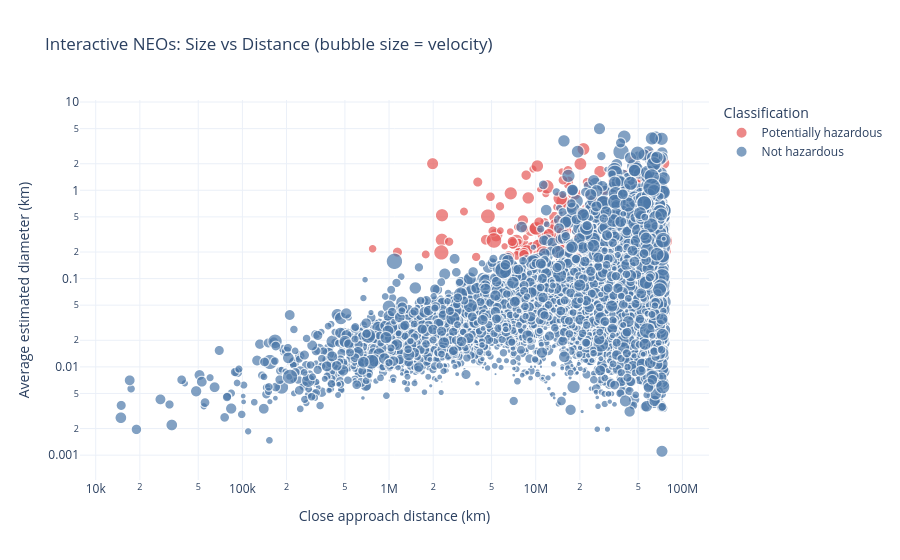

Notebook source saved alongside this figure:
### Markdown cell above
#### Diagram 3: Interactive Plotly scatter
This interactive chart lets you hover over each NEO to inspect details (name, date, velocity, size, and distance) and explore the same relationship in more depth.

### Code cell
import plotly.express as px

fig = px.scatter(
    viz_df,
    x="miss_distance_km",
    y="diameter_avg_km",
    color="hazard_label",
    size="relative_velocity_kmh",
    hover_name="name",
    hover_data={
        "date": True,
        "relative_velocity_kmh": ":.0f",
        "miss_distance_km": ":.0f",
        "diameter_avg_km": ":.4f",
        "hazard_label": False
    },
    color_discrete_map={
        "Not hazardous": "#4C78A8",
        "Potentially hazardous": "#E45756"
    },
    title="Interactive NEOs: Size vs Distance (bubble size = velocity)",
    labels={
        "miss_distance_km": "Close approach distance (km)",
        "diameter_avg_km": "Average estimated diameter (km)",
        "relative_velocity_kmh": "Relative velocity (km/h)",
        "hazard_label": "Classification"
    }
)
fig.update_xaxes(type="log")
fig.update_yaxes(type="log")
fig.update_layout(legend_title_text="Classification", template="plotly_white")
fig.show()

print("This interactive plot supports deeper exploration by showing detailed NEO information on hover.")

### Figure 1 — Plotly figure (JSON) as saved in the notebook; plotly's stock layout.template omitted (floating-point values rounded to 4 significant figures; data arrays with more than 128 entries replaced by an {"elided": "..."} marker saying what was removed)
{"data": [{"customdata": {"elided": "460x3 mixed values"}, "hovertemplate": "<b>%{hovertext}</b><br><br>Close approach distance (km)=%{x:.0f}<br>Average estimated diameter (km)=%{y:.4f}<br>Relative velocity (km/h)=%{customdata[1]:.0f}<br>date=%{customdata[0]}<extra></extra>", "hovertext": {"elided": "460 str values"}, "legendgroup": "Potentially hazardous", "marker": {"color": "#E45756", "size": {"elided": "460 float values"}, "sizemode": "area", "sizeref": 468.1, "symbol": "circle"}, "mode": "markers", "name": "Potentially hazardous", "showlegend": true, "type": "scattergl", "x": {"elided": "460 float values"}, "xaxis": "x", "y": {"elided": "460 float values"}, "yaxis": "y"}, {"customdata": {"elided": "6452x3 mixed values"}, "hovertemplate": "<b>%{hovertext}</b><br><br>Close approach distance (km)=%{x:.0f}<br>Average estimated diameter (km)=%{y:.4f}<br>Relative velocity (km/h)=%{customdata[1]:.0f}<br>date=%{customdata[0]}<extra></extra>", "hovertext": {"elided": "6452 str values"}, "legendgroup": "Not hazardous", "marker": {"color": "#4C78A8", "size": {"elided": "6452 float values"}, "sizemode": "area", "sizeref": 468.1, "symbol": "circle"}, "mode": "markers", "name": "Not hazardous", "showlegend": true, "type": "scattergl", "x": {"elided": "6452 float values"}, "xaxis": "x", "y": {"elided": "6452 float values"}, "yaxis": "y"}], "layout": {"legend": {"itemsizing": "constant", "title": {"text": "Classification"}, "tracegroupgap": 0}, "title": {"text": "Interactive NEOs: Size vs Distance (bubble size = velocity)"}, "xaxis": {"anchor": "y", "domain": [0, 1], "title": {"text": "Close approach distance (km)"}, "type": "log"}, "yaxis": {"anchor": "x", "domain": [0, 1], "title": {"text": "Average estimated diameter (km)"}, "type": "log"}}}
